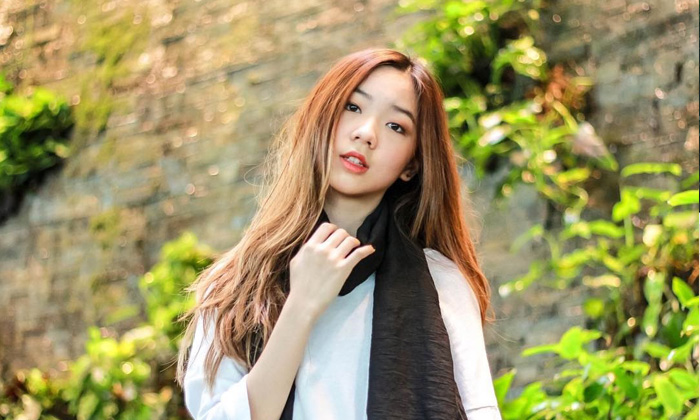
#> input picture pun.jpg, 700 x 420 px
$ python Thresholding.py
#> lines starting #> are read from the running program, lines starting #| are printed output that depends on the picture; after the words box and inside, x2 and y2 are one past the last pixel; in counts of white or black regions, pixels touching at a corner belong together
import cv2
import numpy as np
from matplotlib import pyplot as plt

img = cv2.imread('pun.jpg',0)
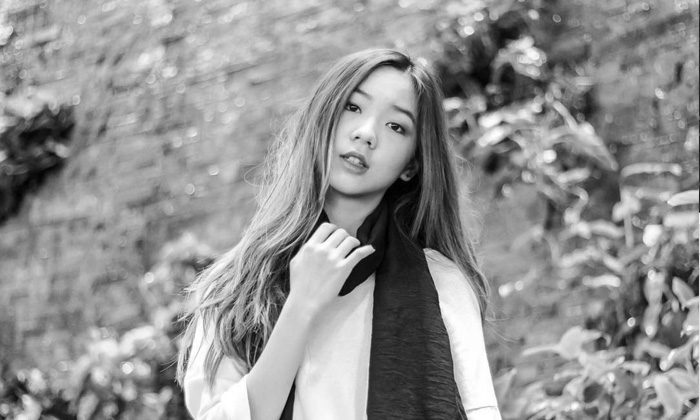
#> img: shape (420, 700); min 0, max 255, mean 146.5
cv2.imshow('Original',img)

ret, th1 = cv2.threshold(img,127,255,cv2.THRESH_BINARY)
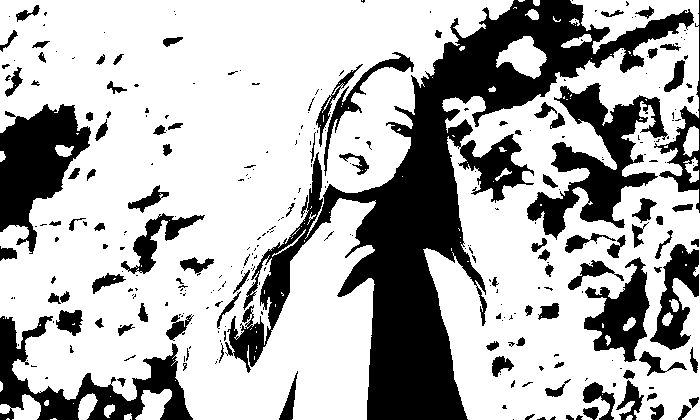
#> th1: shape (420, 700); 69.6% white; 310 black regions (205 under 20 px), largest, box (x1, y1, x2, y2) and area: (225, 0, 694, 420) 45113, (527, 83, 668, 240) 8067, (0, 104, 91, 254) 7101
plt.subplot(311),plt.imshow(th1,'gray'),plt.title("Threshold 127")

ret, th1 = cv2.threshold(img,200,255,cv2.THRESH_BINARY)
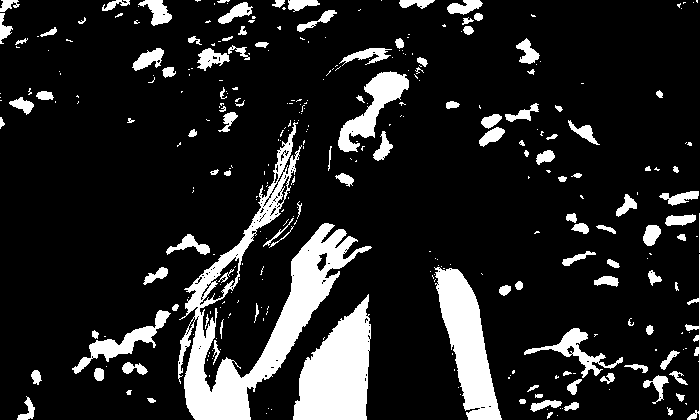
#> th1: shape (420, 700); 14.3% white; 334 white regions (215 under 20 px), largest, box (x1, y1, x2, y2) and area: (178, 122, 372, 420) 12547, (293, 294, 371, 420) 6228, (434, 267, 502, 420) 5036
plt.subplot(312),plt.imshow(th1,'gray'),plt.title("Threshold 200")

ret, th1 = cv2.threshold(img,70,255,cv2.THRESH_BINARY)
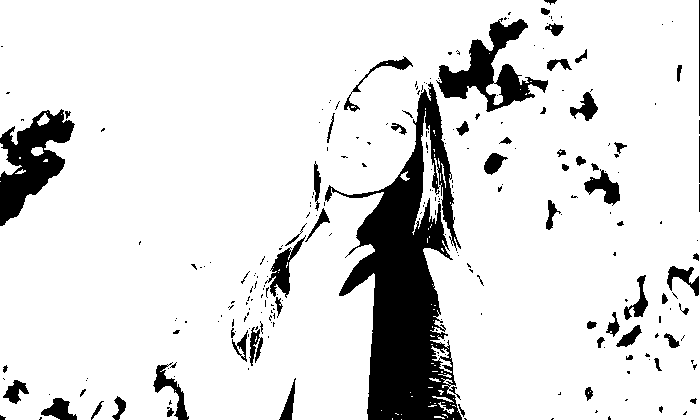
#> th1: shape (420, 700); 87.5% white; 249 black regions (185 under 20 px), largest, box (x1, y1, x2, y2) and area: (325, 82, 462, 420) 19499, (0, 109, 75, 226) 4185, (436, 18, 548, 112) 3706
plt.subplot(313),plt.imshow(th1,'gray'),plt.title("Threshold 70")

plt.show()
